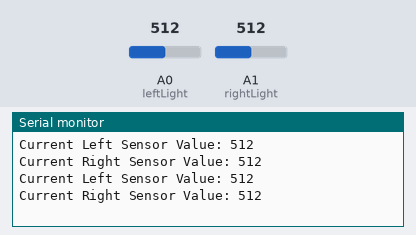
This sketch was run on a simulated Arduino Uno, built with avr-gcc and run on an emulated ATmega328P. On the bench: the last lines printed to the serial monitor. Inputs (shaded band) come from the test bench; at power-on: A0 (leftLight) = 512, A1 (rightLight) = 512.

Above: at 1.8 s.
1.9 s: A0 (leftLight) set to 716
At 2.8 s:
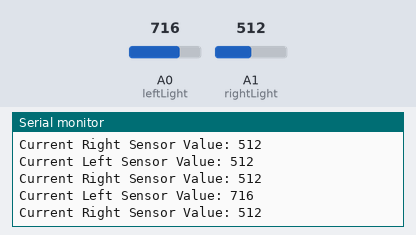
3.4 s: A1 (rightLight) set to 716
At 4.7 s:
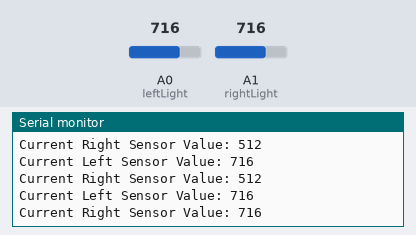
4.9 s: A0 (leftLight) set to 900
At 5.7 s:
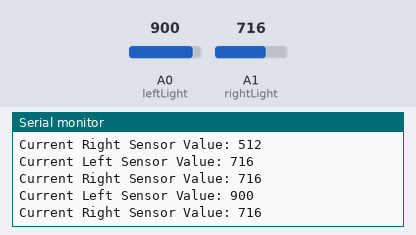
6.4 s: A1 (rightLight) set to 900
At 7.4 s:
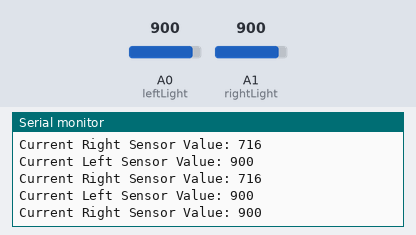
Timing chart, 0 to 8.9 s (numbered marks = the images above; inputs shaded):
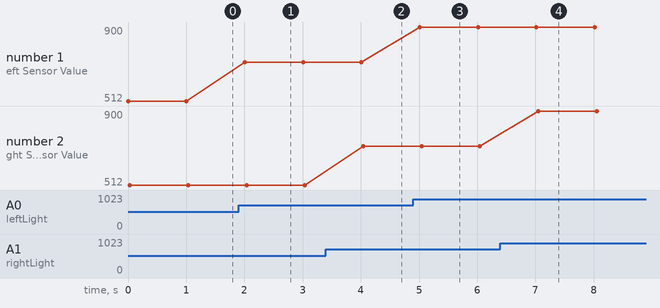

Measured:
- after the input at 1.9 s, the serial monitor: prints a new line after 0.11 s (image 1)
- after the input at 3.4 s, the serial monitor: prints a new line after 0.64 s (image 2)
- after the input at 4.9 s, the serial monitor: prints a new line after 0.11 s (image 3)
- after the input at 6.4 s, the serial monitor: prints a new line after 0.65 s (image 4)
- plotted number 1: 512 → 716 after the input at 1.9 s, 716 → 900 after the input at 4.9 s

The sketch:

line_sensor_calibration_program.ino
```cpp
/* Software 1073 Example Program
Written and debugged for use on the Arduino boebot platform
last updated: 10/17/14

Program: Reads and prints the values for the Left and Right Line Sensors
*/
int leftLight = 0;
int rightLight = 1;

void setup(){
  Serial.begin(9600);
}
void loop(){
  int leftVal = analogRead(leftLight);
  int rightVal = analogRead(rightLight);
  Serial.print("Current Left Sensor Value: ");
  Serial.println(leftVal);
  Serial.print("Current Right Sensor Value: ");
  Serial.println(rightVal);
  Serial.println("");
  delay(1000);
}
```
